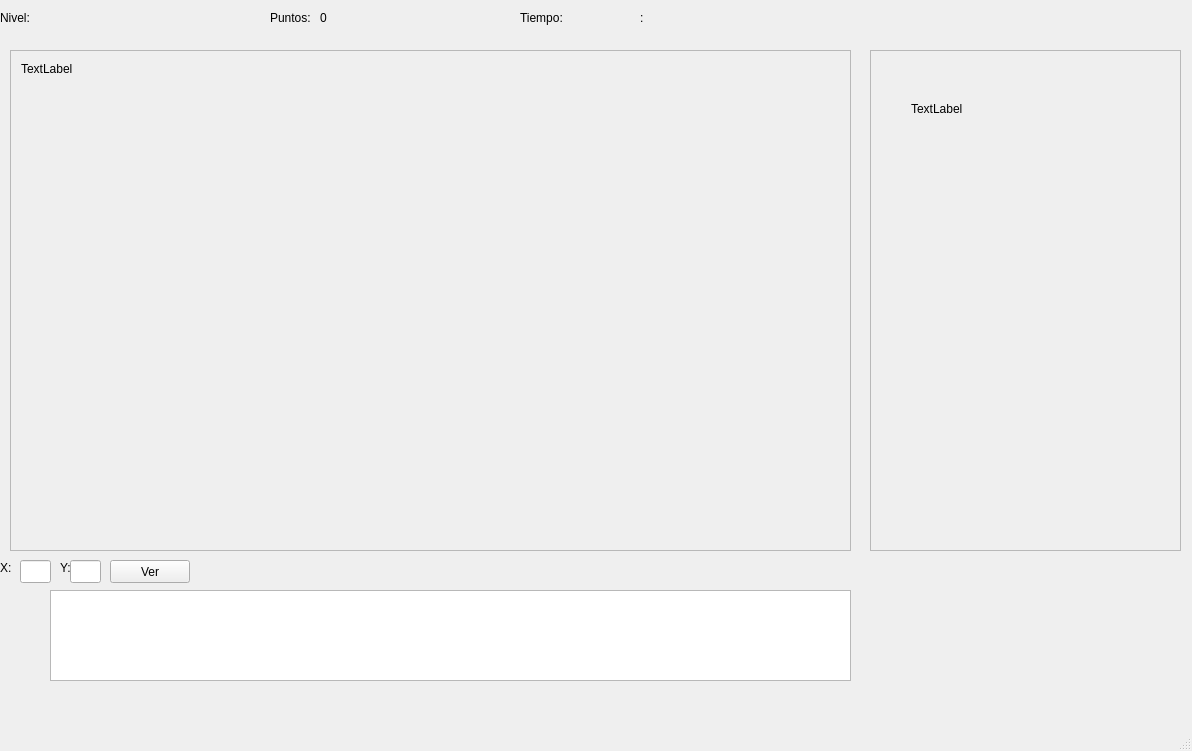
<?xml version="1.0" encoding="UTF-8"?>
<ui version="4.0">
 <class>FrontEnd</class>
 <widget class="QMainWindow" name="FrontEnd">
  <property name="geometry">
   <rect>
    <x>0</x>
    <y>0</y>
    <width>1192</width>
    <height>751</height>
   </rect>
  </property>
  <property name="windowTitle">
   <string>MainWindow</string>
  </property>
  <widget class="QWidget" name="centralwidget">
   <widget class="QWidget" name="gridWidget" native="true">
    <property name="geometry">
     <rect>
      <x>0</x>
      <y>0</y>
      <width>821</width>
      <height>31</height>
     </rect>
    </property>
    <widget class="QLabel" name="label">
     <property name="geometry">
      <rect>
       <x>0</x>
       <y>10</y>
       <width>59</width>
       <height>15</height>
      </rect>
     </property>
     <property name="text">
      <string>Nivel:</string>
     </property>
    </widget>
    <widget class="QLabel" name="nivel">
     <property name="geometry">
      <rect>
       <x>40</x>
       <y>10</y>
       <width>59</width>
       <height>15</height>
      </rect>
     </property>
     <property name="text">
      <string/>
     </property>
    </widget>
    <widget class="QLabel" name="tamanio">
     <property name="geometry">
      <rect>
       <x>110</x>
       <y>10</y>
       <width>59</width>
       <height>15</height>
      </rect>
     </property>
     <property name="text">
      <string/>
     </property>
    </widget>
    <widget class="QLabel" name="label_2">
     <property name="geometry">
      <rect>
       <x>270</x>
       <y>10</y>
       <width>59</width>
       <height>15</height>
      </rect>
     </property>
     <property name="text">
      <string>Puntos:</string>
     </property>
    </widget>
    <widget class="QLabel" name="puntos">
     <property name="geometry">
      <rect>
       <x>320</x>
       <y>10</y>
       <width>59</width>
       <height>15</height>
      </rect>
     </property>
     <property name="text">
      <string>0</string>
     </property>
    </widget>
    <widget class="QLabel" name="label_3">
     <property name="geometry">
      <rect>
       <x>520</x>
       <y>10</y>
       <width>59</width>
       <height>15</height>
      </rect>
     </property>
     <property name="text">
      <string>Tiempo:</string>
     </property>
    </widget>
    <widget class="QLabel" name="minutos">
     <property name="geometry">
      <rect>
       <x>580</x>
       <y>10</y>
       <width>59</width>
       <height>15</height>
      </rect>
     </property>
     <property name="text">
      <string/>
     </property>
    </widget>
    <widget class="QLabel" name="segundos">
     <property name="geometry">
      <rect>
       <x>650</x>
       <y>10</y>
       <width>59</width>
       <height>15</height>
      </rect>
     </property>
     <property name="text">
      <string/>
     </property>
    </widget>
    <widget class="QLabel" name="label_4">
     <property name="geometry">
      <rect>
       <x>640</x>
       <y>10</y>
       <width>16</width>
       <height>16</height>
      </rect>
     </property>
     <property name="text">
      <string>:</string>
     </property>
    </widget>
   </widget>
   <widget class="QScrollArea" name="scrollArea">
    <property name="geometry">
     <rect>
      <x>10</x>
      <y>50</y>
      <width>841</width>
      <height>501</height>
     </rect>
    </property>
    <property name="widgetResizable">
     <bool>true</bool>
    </property>
    <widget class="QWidget" name="scrollAreaWidgetContents">
     <property name="geometry">
      <rect>
       <x>0</x>
       <y>0</y>
       <width>839</width>
       <height>499</height>
      </rect>
     </property>
     <widget class="QLabel" name="imagen">
      <property name="geometry">
       <rect>
        <x>10</x>
        <y>10</y>
        <width>59</width>
        <height>15</height>
       </rect>
      </property>
      <property name="text">
       <string>TextLabel</string>
      </property>
     </widget>
    </widget>
   </widget>
   <widget class="QScrollArea" name="scrollArea2">
    <property name="geometry">
     <rect>
      <x>870</x>
      <y>50</y>
      <width>311</width>
      <height>501</height>
     </rect>
    </property>
    <property name="widgetResizable">
     <bool>true</bool>
    </property>
    <widget class="QWidget" name="scrollAreaWidgetContents_2">
     <property name="geometry">
      <rect>
       <x>0</x>
       <y>0</y>
       <width>309</width>
       <height>499</height>
      </rect>
     </property>
     <widget class="QLabel" name="imagen2">
      <property name="geometry">
       <rect>
        <x>40</x>
        <y>50</y>
        <width>59</width>
        <height>15</height>
       </rect>
      </property>
      <property name="text">
       <string>TextLabel</string>
      </property>
     </widget>
    </widget>
   </widget>
   <widget class="QLabel" name="label_6">
    <property name="geometry">
     <rect>
      <x>0</x>
      <y>560</y>
      <width>21</width>
      <height>16</height>
     </rect>
    </property>
    <property name="text">
     <string>X:</string>
    </property>
   </widget>
   <widget class="QLineEdit" name="num_x">
    <property name="geometry">
     <rect>
      <x>20</x>
      <y>560</y>
      <width>31</width>
      <height>23</height>
     </rect>
    </property>
   </widget>
   <widget class="QLabel" name="label_7">
    <property name="geometry">
     <rect>
      <x>60</x>
      <y>560</y>
      <width>21</width>
      <height>16</height>
     </rect>
    </property>
    <property name="text">
     <string>Y:</string>
    </property>
   </widget>
   <widget class="QLineEdit" name="num_y">
    <property name="geometry">
     <rect>
      <x>70</x>
      <y>560</y>
      <width>31</width>
      <height>23</height>
     </rect>
    </property>
   </widget>
   <widget class="QPushButton" name="Ver">
    <property name="geometry">
     <rect>
      <x>110</x>
      <y>560</y>
      <width>80</width>
      <height>23</height>
     </rect>
    </property>
    <property name="text">
     <string>Ver</string>
    </property>
   </widget>
   <widget class="QTextBrowser" name="Consola">
    <property name="geometry">
     <rect>
      <x>50</x>
      <y>590</y>
      <width>801</width>
      <height>91</height>
     </rect>
    </property>
   </widget>
  </widget>
  <widget class="QMenuBar" name="menubar">
   <property name="geometry">
    <rect>
     <x>0</x>
     <y>0</y>
     <width>1192</width>
     <height>30</height>
    </rect>
   </property>
  </widget>
  <widget class="QStatusBar" name="statusbar"/>
 </widget>
 <resources/>
 <connections/>
</ui>
